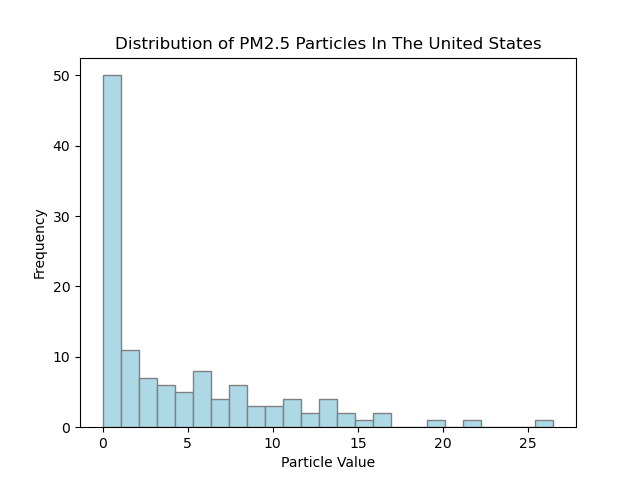

Python code for this plot:
import sqlite3
import matplotlib.pyplot as plt

def fetch_particle_data(db_name):
    connection = sqlite3.connect(db_name)
    cursor = connection.cursor()

    cursor.execute('''
        SELECT value
        FROM AirQuality
        WHERE parameter = "pm25"
    ''')
    data = cursor.fetchall()
    
    connection.close()
    
    return data

def main():
    # Get data from the db
    database_name = 'FinalProject_v2.db'
    particle_data = fetch_particle_data(database_name)

    # Extract particle values
    particle_values = [entry[0] for entry in particle_data]

    # Create histogram
    plt.hist(particle_values, bins=25, color='lightblue', edgecolor='grey')

    # Add labels and title
    plt.xlabel('Particle Value')
    plt.ylabel('Frequency')
    plt.title('Distribution of PM2.5 Particles In The United States')

    # Show histogram
    plt.show()

if __name__ == "__main__":
    main()
